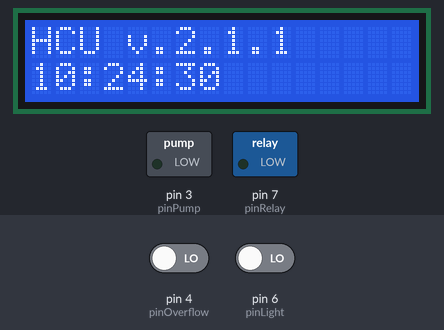
Bench run of a sketch on a simulated Arduino Nano, built with avr-gcc and run on an emulated ATmega328P. Parts: 16×2 character LCD, switched loads named in the sketch (green lamp = pin HIGH). The test bench sets the inputs (shaded band); at power-on: pin 4 (pinOverflow) LOW, pin 6 (pinLight) LOW. The local clock reads 2024-03-15 10:24:30 at power-on unless the sketch sets it.

Above: at 0.13 s.
1.3 s: pin 4 (pinOverflow) driven HIGH
At 2.8 s:
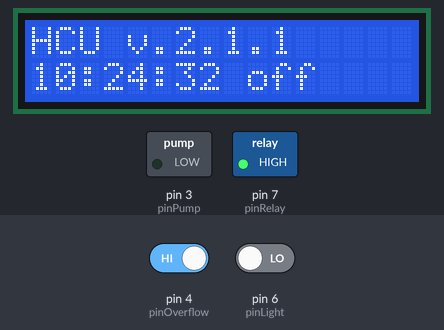
4.3 s: pin 4 (pinOverflow) driven LOW
At 5.8 s:
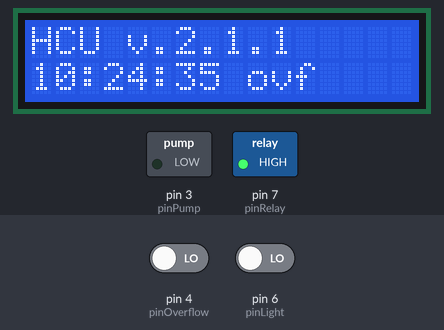
6.6 s: pin 4 (pinOverflow) driven HIGH
At 7.5 s:
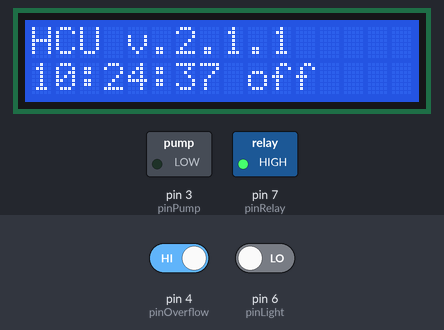
8.5 s: pin 4 (pinOverflow) driven LOW and pin 6 (pinLight) driven HIGH
At 9.5 s:
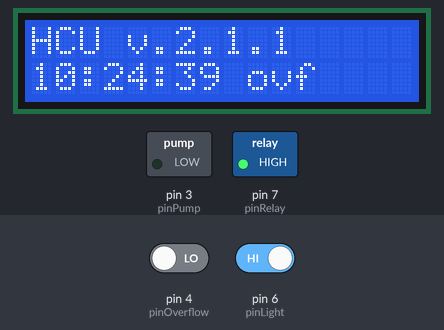
11.5 s: pin 4 (pinOverflow) driven HIGH
At 14.0 s:
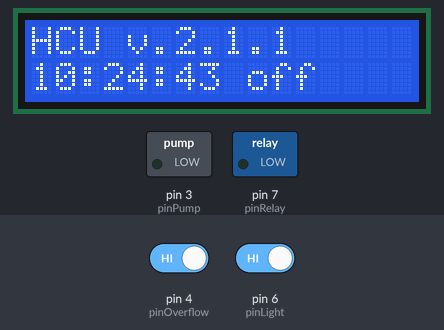
14.5 s: pin 6 (pinLight) driven LOW
At 15.9 s:
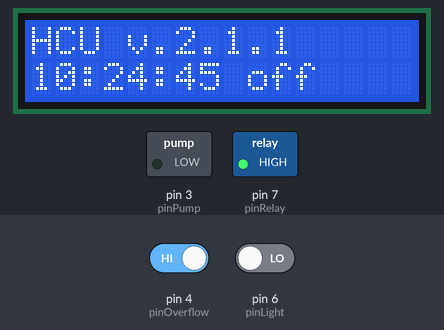
Timing chart, 0 to 17.5 s (numbered marks = the images above; inputs shaded):
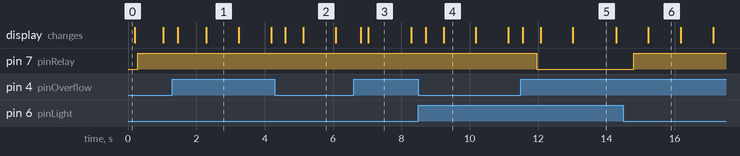

The sketch:

hcu.ino
```cpp
/*
   Hydrocontrol
   Creation date: 01.02.2019
   Current version: v.2.1.1
   Modification date: 25.02.2019
   Autor: Wooiko
*/

#include <Wire.h>
#include <LiquidCrystal_I2C.h>
#include <iarduino_RTC.h>

LiquidCrystal_I2C lcd(0x27, 16, 2); // Устанавливаем дисплей
iarduino_RTC time(RTC_DS1302, 8, 10, 9); //Инициализация часов

char hcuVersion[14] = "HCU v.2.1.1";

//int pinPump = 2;//насос - поврежден транзистор?
int pinPump = 3;//насос
int pinOverflow = 4; //датчик перелива в системе
int pinLight = 6; // датчик освещенности
int pinRelay = 7; // реле освещенности

int minutePeriod = 2; //период срабатывания помпы, минут. определятся кратностью минут в часе. рекомендуется: 5, 10, 15, 20, 30
int secondPeriod = 10; // время работы помпы, секунд. от 1 до 60
int lightChatter = 0; //счетчик дребезга датчика освещенности
int lightCTreshold = 10; //порог счетчика дребезга датчика освещенности
bool runPump = false;//признак запуска насоса


const int Y_PIN = 0;           // Потенциометр оси Y подключен к аналоговому входу 0
const int X_PIN = 1;           // Потенциометр оси X подключен к аналоговому входу 1
const int B_PIN = 13;      // Кнопка подключена к цифровому выводу 13
float stepSize = (float) 180 / 1024; // Вычисляем шаг. градусы / на градацию; угол поворота джойстика 180 градусов, АЦП выдает значения от 0 до 1023, всего 1024 градации

void setup()
{
  //Serial.begin(9600);// устанавливаем скорость передачи данных с модулей в 9600 бод

  lcd.init();
  lcd.backlight();// Включаем подсветку дисплея
  lcd.print(hcuVersion);

  time.begin();//инициализация таймера
  //time.settime(0, 38, 21, 11, 2, 19, 1);//установка времени таймера
  //time.period(1);

  pinMode(pinPump, OUTPUT);//задание режима работы пина помпы
  pinMode(pinRelay, OUTPUT);//задание режима работы пина реле
  pinMode(pinLight, INPUT);//задание режима работы пина освещенности
  pinMode(pinOverflow, INPUT); //задание режима работы пина перелива
}

void loop()
{
  lcd.setCursor(0, 1);// Устанавливаем курсор на вторую строку и нулевой символ.
  lcd.print(time.gettime("H:i:s"));
  //Serial.println(time.gettime("d-m-Y, H:i:s, D"));   // выводим время в порт

  delay (100);

  //управление помпой
  pmctrl();

  delay (100);

  //управление подсветкой
  ltgctrl();

  delay (100);
}

void pmctrl () {
  //функцяи управления помпой
  if (digitalRead(pinOverflow) == HIGH) {//если не сработал датчик перелива
    if (time.minutes % minutePeriod == 0 && time.seconds < secondPeriod) {//если выполняется условие запуска помпы по времени
      digitalWrite(pinPump, HIGH);//подать высокий уровень на пин помпы для запуска

      lcd.setCursor(9, 1);
      lcd.print("on ");
    } else {//в противном случае отключить помпу
      digitalWrite(pinPump, LOW);//подать низкий уровень на пин помпы для останова

      lcd.setCursor(9, 1);
      lcd.print("off");
    }
  } else {
    { //в противном случае отключить помпу
      digitalWrite(pinPump, LOW);//подать низкий уровень на пин помпы для останова

      lcd.setCursor(9, 1);
      lcd.print("ovf");
    }
  }
}

void ltgctrl() {
  //функцяи управления подсветкой
  if (time.Hours > 3 && digitalRead(pinLight) == HIGH) {
    if (lightChatter >= lightCTreshold) {
      digitalWrite(pinRelay, LOW);//открыть реле для включения освещения
    }
    else {
      lightChatter += 1;//увеличить счетчик дребезга датчика освещения - максимум 60 секунд
    }
  }
  else {
    lightChatter = 0;//сбросить счетчик дребезга датчика освещения
    digitalWrite(pinRelay, HIGH);//закрыть реле, отключить освещение
  }
}
```

Measured:
- after the input at 1.3 s, the display: first changes after 0.15 s (image 1 shows a later state)
- after the input at 4.3 s, the display: first changes after 0.31 s (image 2 shows a later state)
- after the input at 6.6 s, the display: first changes after 0.22 s (image 3 shows a later state)
- after the input at 8.5 s, the display: first changes after 0.21 s (image 4 shows a later state)
- after the input at 11.5 s, the display: first changes after 0.05 s (image 5 shows a later state)
- after the input at 14.5 s, pin 7 (pinRelay): LOW → HIGH after 0.30 s
- what the display in image 1 shows lasts 0.9 s, from 2.3 s to 3.2 s
